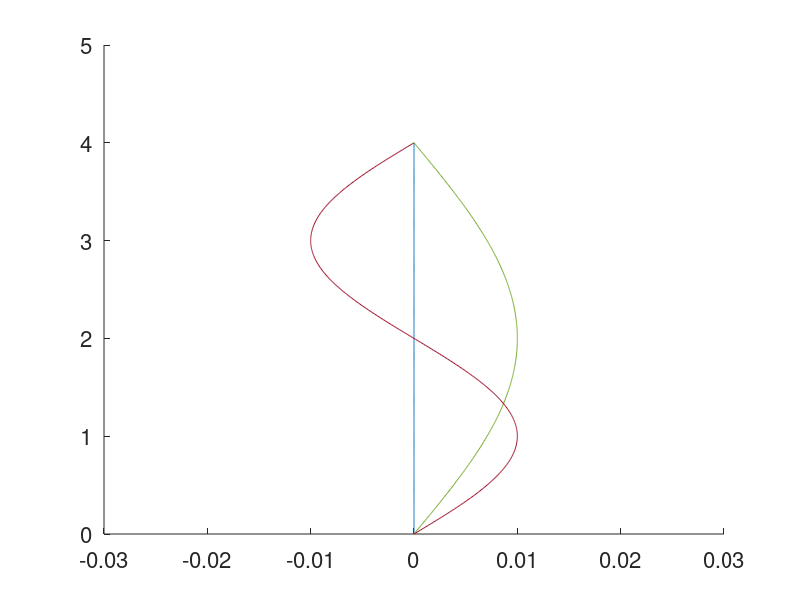

Source code (MATLAB): (Note: this script raises an error after producing the figure.)

% Buckling modes of a column
clear all;clc;close all;

set(0,'defaultaxesfontsize',16);

L=4; % column height in m
z=0:0.01:4; % z co-ordinate
N=2;
for n=1:N
v(n,:)=0.01*sin(n*pi*z/L);
end

figure(1)
hold on
plot(zeros(size(z)),z,LineWidth=6,Color=[0.5 0.5 0.5])
for n=1:N
plot(v(n,:),z,LineWidth=2); xlim([-0.03 0.03]); ylim([0 5])
end
hold off
ylabel('z',FontWeight='bold',FontSize=22);
xlabel('v_n(z)',FontWeight='bold',FontSize=22);
annotation(figure(1),'arrow',[0.517708333333333 0.517838541666667],...
    [0.913606911447084 0.763498920086388],'LineWidth',2,'HeadStyle','plain');
annotation(figure(1),'textbox',...
    [0.528125 0.84889200735195 0.0393229174489776 0.0674946017193228],...
    'String',{'P'},'FontWeight','bold','FontSize',24,'EdgeColor',[1 1 1]);
annotation(figure(1),'textbox',...
    [0.56223958333333 0.611850970634877 0.0716145848855376 0.0674946017193228],...
    'String',{'n = 1'},'FontSize',24,'EdgeColor',[1 1 1],...
    'BackgroundColor',[1 1 1]);
annotation(figure(1),'textbox',...
    [0.419791666666663 0.465522676898371 0.0716145848855377 0.0674946017193228],...
    'String',{'n = 2'},'FontSize',24,'EdgeColor',[1 1 1],...
    'BackgroundColor',[1 1 1]);
